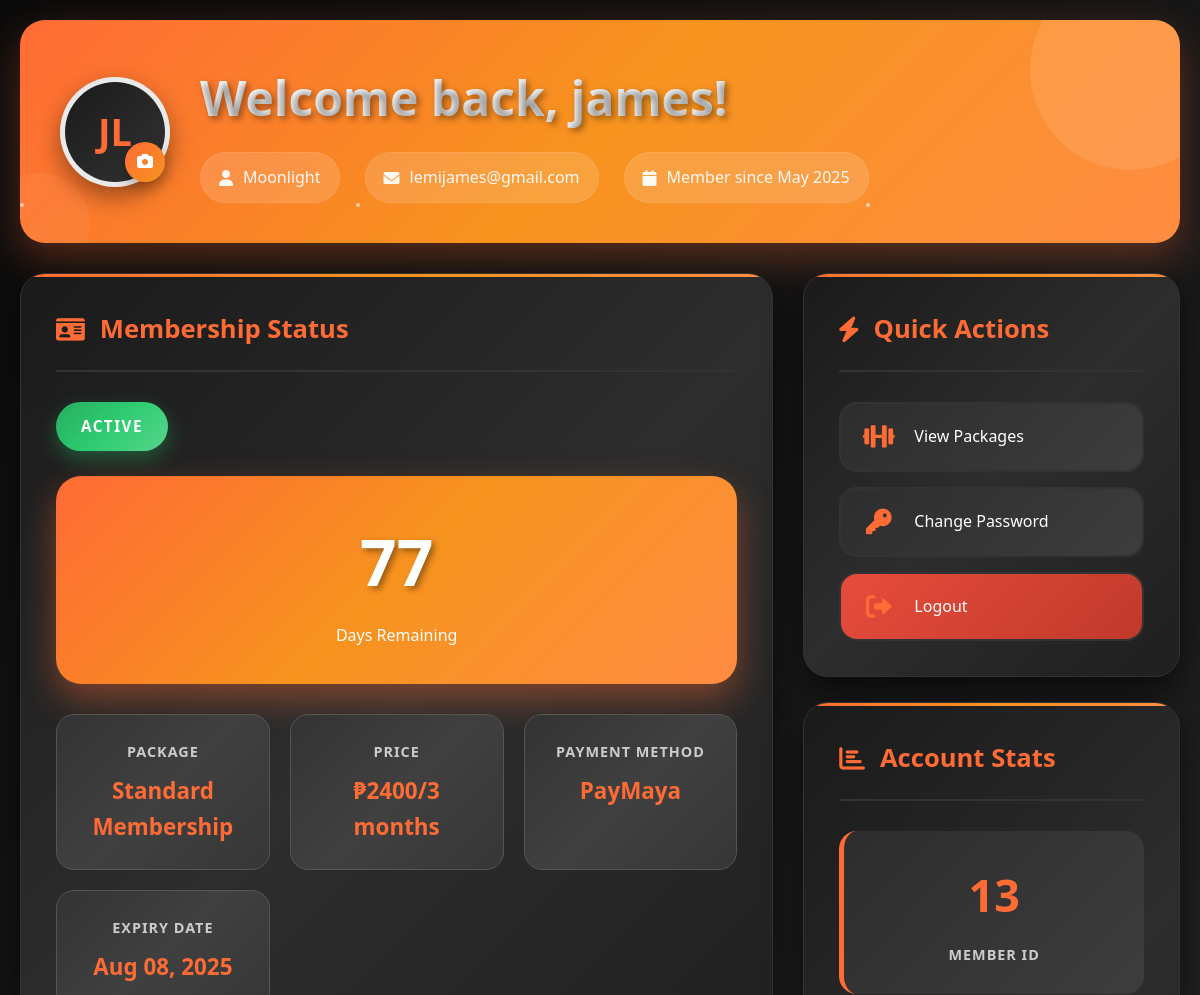
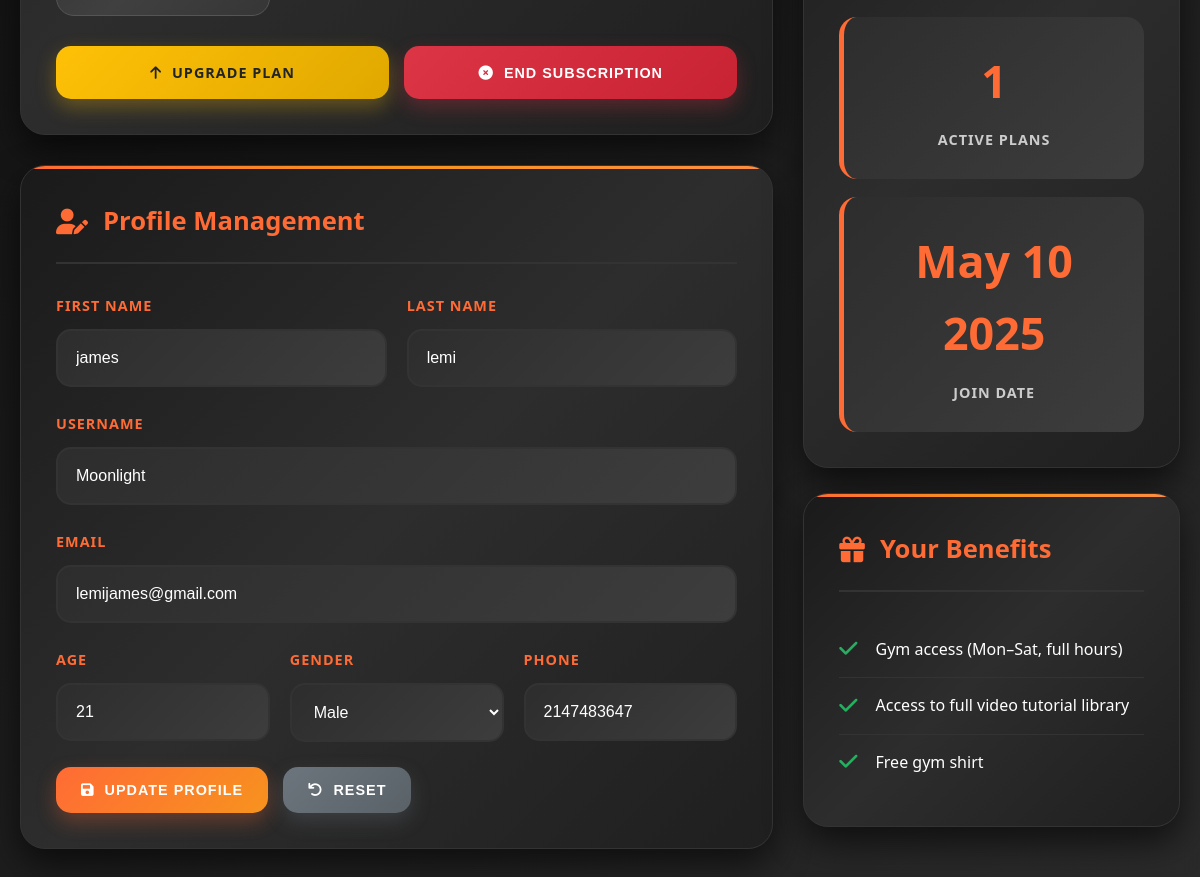
Screenshot of /user/UserDashboard.php (signed in) with the database file from the repository (2 pictures, top to bottom).
### tables this page shows
CREATE TABLE `users` (
  `id` int(11) NOT NULL,
  `username` varchar(50) NOT NULL,
  `password` varchar(255) NOT NULL,
  `email` varchar(100) NOT NULL,
  `package` varchar(100) DEFAULT NULL,
  `role` varchar(20) DEFAULT 'user',
  `first_name` varchar(255) NOT NULL,
  `last_name` varchar(255) NOT NULL,
  `age` int(11) NOT NULL,
  `gender` enum('male','female','others','prefer_not_to_say') NOT NULL,
  `phone` int(20) NOT NULL,
  `created_at` timestamp NOT NULL DEFAULT current_timestamp(),
  `updated_at` timestamp NOT NULL DEFAULT current_timestamp() ON UPDATE current_timestamp(),
  `profile_picture` varchar(255) DEFAULT NULL,
  `last_login` datetime DEFAULT NULL,
  `status` varchar(20) DEFAULT 'active'
);

CREATE TABLE `memberships` (
  `user_id` int(11) NOT NULL,
  `first_name` varchar(50) DEFAULT NULL,
  `last_name` varchar(50) DEFAULT NULL,
  `age` int(11) DEFAULT NULL,
  `gender` varchar(10) DEFAULT NULL,
  `email` varchar(100) DEFAULT NULL,
  `package_name` varchar(100) DEFAULT NULL,
  `payment_method` varchar(20) DEFAULT NULL,
  `phone_number` varchar(20) DEFAULT NULL,
  `pin_code` varchar(10) DEFAULT NULL,
  `created_at` timestamp NOT NULL DEFAULT current_timestamp(),
  `expiry_date` date DEFAULT NULL,
  `status` varchar(20) DEFAULT 'active'
);

### user/UserDashboard.php (the view, shortened to what this page needs)
<?php
$host = "localhost";
$dbUsername = "root";
$dbPassword = "";
$dbName = "muscle_city_gym";
$conn = new mysqli($host, $dbUsername, $dbPassword, $dbName);
$user_id = $_SESSION['user_id'];
$sql = "SELECT username, first_name, last_name, email, age, gender, phone, profile_picture, created_at FROM users WHERE id = ?";
$stmt = $conn->prepare($sql);
$stmt->bind_param("i", $user_id);
$stmt->execute();
$result = $stmt->get_result();
$user = $result->fetch_assoc();
$sql = "SELECT package_name, expiry_date, payment_method, status, created_at FROM memberships WHERE user_id = ? ORDER BY created_at DESC LIMIT 1";
$stmt = $conn->prepare($sql);
$stmt->bind_param("i", $user_id);
$stmt->execute();
$result = $stmt->get_result();
$membership = $result->fetch_assoc();
$days_remaining = 0;
$membership_status = 'inactive';
$package_durations = [
 'Basic Membership' => 30,
 'Standard Membership' => 90,
 'Premium Membership' => 180
];
$package_name='';$start_date='';$expiry_date='';if($membership){$package_name=$membership['package_name'];$start_date=$membership['created_at'];$expiry_date=$membership['expiry_date'];if(empty($expiry_date)&&isset($package_durations[$package_name])){$start=new DateTime($start_date);$start->modify("+{$package_durations[$package_name]} days");$expiry_date=$start->format('Y-m-d');$membership['expiry_date']=$expiry_date;}}
if (!empty($expiry_date)) {
    $expiry = new DateTime($expiry_date);
    $today = new DateTime();
    $diff = $today->diff($expiry);
    if ($expiry >= $today) {
        $days_remaining = $diff->days;
        $membership_status = 'active';
    } else {
        $days_remaining = -$diff->days;
        $membership_status = 'expired';
    }
}
$package_prices = [
    'Basic Membership' => '₱850/month',
    'Standard Membership' => '₱2400/3 months',
    'Premium Membership' => '₱6500/6 months'
];
function getUserInitials($firstName, $lastName, $username) {
    if (!empty($firstName) && !empty($lastName)) {
        return strtoupper(substr($firstName, 0, 1) . substr($lastName, 0, 1));
    } elseif (!empty($firstName)) {
        return strtoupper(substr($firstName, 0, 2));
    } else {
        return strtoupper(substr($username, 0, 2));
    }
}
$userInitials = getUserInitials($user['first_name'], $user['last_name'], $user['username']);
?>
<!DOCTYPE html>
<html lang="en">
<head>
    <link rel="stylesheet" href="https://cdnjs.cloudflare.com/ajax/libs/font-awesome/6.0.0-beta3/css/all.min.css">
</head>
<body>
<div class="dashboard-container">
    <div class="dashboard-header">
        <div class="profile-section">
            <div class="profile-picture">
                <div class="profile-initials" onclick="openProfileModal()">
                    <?= $userInitials ?>
                </div>
                <button class="profile-upload-btn" onclick="openProfileModal()">
                    <i class="fas fa-camera"></i>
                </button>
            </div>
            <div class="user-info">
                <h1>Welcome back, <?= htmlspecialchars($user['first_name'] ?? $user['username']) ?>!</h1>
                <div class="user-details">
                    <span><i class="fas fa-user"></i> <?= htmlspecialchars($user['username']) ?></span>
                    <span><i class="fas fa-envelope"></i> <?= htmlspecialchars($user['email']) ?></span>
                    <span><i class="fas fa-calendar"></i> Member since <?= date('M Y', strtotime($user['created_at'])) ?></span>
                </div>
            </div>
        </div>
    </div>
    <div class="dashboard-grid">
        <div class="main-content">
            <div class="dashboard-card">
                <div class="card-header">
                    <h3><i class="fas fa-id-card"></i> Membership Status</h3>
                </div>
                <?php if ($membership): ?>
                    <div class="membership-status status-<?= $membership_status ?>">
                        <?= ucfirst($membership_status) ?>
                    </div>
                    <?php if ($membership_status === 'active'): ?>
                        <div class="days-remaining">
                            <div class="days-number"><?= $days_remaining ?></div>
                            <div>Days Remaining</div>
                        </div>
                    <?php endif; ?>
                    <div class="membership-info">
                        <div class="info-item">
                            <div class="label">Package</div>
                            <div class="value"><?= htmlspecialchars($membership['package_name']) ?></div>
                        </div>
                        <div class="info-item">
                            <div class="label">Price</div>
                            <div class="value"><?= $package_prices[$membership['package_name']] ?? 'N/A' ?></div>
                        </div>
                        <div class="info-item">
                            <div class="label">Payment Method</div>
                            <div class="value"><?= htmlspecialchars($membership['payment_method']) ?></div>
                        </div>
                        <div class="info-item">
                            <div class="label">Expiry Date</div>
                            <div class="value">
                                <?= !empty($membership['expiry_date']) ? date('M d, Y', strtotime($membership['expiry_date'])) : 'N/A' ?>
                            </div>
                        </div>
                    </div>
                    <div class="btn-group">
                        <?php if ($membership['package_name'] !== 'Premium Membership'): ?>
                            <a href="package.php" class="btn-warning" onclick="upgradeMembership()">
                                <i class="fas fa-arrow-up"></i> Upgrade Plan
                            </a>
                        <?php endif; ?>
                        <button type="button" class="btn-danger" onclick="endSubscription()">
                            <i class="fas fa-times-circle"></i> End Subscription
                        </button>
                    </div>
                <?php endif; ?>
            </div>
            <div class="dashboard-card">
                <div class="card-header">
                    <h3><i class="fas fa-user-edit"></i> Profile Management</h3>
                </div>
                <form id="profileForm" action="update_profile.php" method="POST" enctype="multipart/form-data">
                    <div style="display: grid; grid-template-columns: 1fr 1fr; gap: 20px;">
                        <div class="form-group">
                            <label for="first_name">First Name</label>
                            <input type="text" name="first_name" id="first_name" value="<?= htmlspecialchars($user['first_name'] ?? '') ?>" required>
                        </div>
                        <div class="form-group">
                            <label for="last_name">Last Name</label>
                            <input type="text" name="last_name" id="last_name" value="<?= htmlspecialchars($user['last_name'] ?? '') ?>" required>
                        </div>
                    </div>
                    <div class="form-group">
                        <label for="username">Username</label>
                        <input type="text" name="username" id="username" value="<?= htmlspecialchars($user['username']) ?>" required>
                    </div>
                    <div class="form-group">
                        <label for="email">Email</label>
                        <input type="email" name="email" id="email" value="<?= htmlspecialchars($user['email']) ?>" required>
                    </div>
                    <div style="display: grid; grid-template-columns: 1fr 1fr 1fr; gap: 20px;">
                        <div class="form-group">
                            <label for="age">Age</label>
                            <input type="number" name="age" id="age" value="<?= htmlspecialchars($user['age'] ?? '') ?>" min="13" max="120">
                        </div>
                        <div class="form-group">
                            <label for="gender">Gender</label>
                            <select name="gender" id="gender">
                                <option value="male" <?= ($user['gender'] ?? '') === 'male' ? 'selected' : '' ?>>Male</option>
                            </select>
                        </div>
                        <div class="form-group">
                            <label for="phone">Phone</label>
                            <input type="text" name="phone" id="phone" value="<?= htmlspecialchars($user['phone'] ?? '') ?>">
                        </div>
                    </div>
                    <div style="display: flex; gap: 15px;">
                        <button type="submit" class="btn-primary">
                            <i class="fas fa-save"></i> Update Profile
                        </button>
                        <button type="button" class="btn-secondary" onclick="resetForm()">
                            <i class="fas fa-undo"></i> Reset
                        </button>
                    </div>
                </form>
            </div>
        </div>
        <div class="sidebar">
            <div class="dashboard-card">
                <div class="card-header">
                    <h3><i class="fas fa-bolt"></i> Quick Actions</h3>
                </div>
                <div class="quick-actions">
                    <a href="package.php" class="action-btn">
                        <i class="fas fa-dumbbell"></i>
                        <div>View Packages</div>
                    </a>
                    <a href="#" class="action-btn" onclick="changePassword()">
                        <i class="fas fa-key"></i>
                        <div>Change Password</div>
                    </a>
                    <a href="../frontend/index.php" class="action-btn logout-btn" onclick="return confirm('Are you sure you want to logout?')">
                        <i class="fas fa-sign-out-alt"></i>
                        <div>Logout</div>
                    </a>
                </div>
            </div>
            <div class="dashboard-card">
                <div class="card-header">
                    <h3><i class="fas fa-chart-bar"></i> Account Stats</h3>
                </div>
                <div class="stats-grid">
                    <div class="stat-card">
                        <div class="stat-number"><?= $user_id ?></div>
                        <div class="stat-label">Member ID</div>
                    </div>
                    <div class="stat-card">
                        <div class="stat-number"><?= $membership ? '1' : '0' ?></div>
                        <div class="stat-label">Active Plans</div>
                    </div>
                    <div class="stat-card">
                        <div class="stat-number"><?= date('M d Y', strtotime($user['created_at'])) ?></div>
                        <div class="stat-label">Join Date</div>
                    </div>
                </div>
            </div>
            <?php if ($membership && $membership_status === 'active'): ?>
            <div class="dashboard-card">
                <div class="card-header">
                    <h3><i class="fas fa-gift"></i> Your Benefits</h3>
                </div>
                <?php
                $benefits = [];
                switch($membership['package_name']) {
                    case 'Standard Membership':
                        $benefits = [
                            'Gym access (Mon–Sat, full hours)',
                            'Access to full video tutorial library',
                            'Free gym shirt'
                        ];
                        break;
                }
                ?>
                <ul class="benefits-list">
                    <?php foreach($benefits as $benefit): ?>
                        <li>
                            <i class="fas fa-check"></i>
                            <?= htmlspecialchars($benefit) ?>
                        </li>
                    <?php endforeach; ?>
                </ul>
            </div>
            <?php endif; ?>
        </div>
    </div>
</div>
</body>
</html>

### rows the page displays
users: userInitials "JL", first_name "james", username "Moonlight", email "lemijames@gmail.com", created_at "May 2025", last_name "lemi", age "21", gender "Male", phone "2147483647", created_at "May 10 2025"
memberships: membership_status "ACTIVE", days_remaining "77", package_name "Standard Membership", package_name "₱2400/3 months", payment_method "PayMaya"

### other values shown
date('M d, Y', strtotime($membership['expiry_date'])) "Aug 08, 2025"
$user_id "13"
$benefit "Gym access (Mon–Sat, full hours)"
$benefit "Access to full video tutorial library"
$benefit "Free gym shirt"
